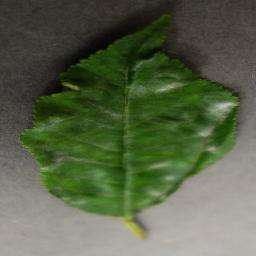
#> input picture frontend/samples/Cherry_including_sour_Powdery_mildew_950.jpg, 256 x 256 px
$ python -i vision.py   (imports and definitions only)
#> lines starting #> are read from the running program, lines starting #| are printed output that depends on the picture; after the words box and inside, x2 and y2 are one past the last pixel; in counts of white or black regions, pixels touching at a corner belong together
"""Classical computer-vision step: find the leaf and the diseased spots on it.

The classifier says *what* the disease is; this module says *where* it is, so
the frontend can draw the AR overlay (leaf outline + lesion patches) and
compute an infected-area severity score. It uses colour segmentation in HSV
and the Excess-Green index, so it needs no extra trained model.
"""
from __future__ import annotations

import cv2
import numpy as np

MAX_SIDE = 512


def _resize(img: np.ndarray) -> tuple[np.ndarray, float]:
    h, w = img.shape[:2]
#> h = 256; w = 256
    scale = MAX_SIDE / max(h, w)
#> scale = 2
    if scale >= 1:
        return img, 1.0
    return cv2.resize(img, (int(w * scale), int(h * scale)), interpolation=cv2.INTER_AREA), scale


def _largest_component(mask: np.ndarray) -> np.ndarray:
    n, labels, stats, _ = cv2.connectedComponentsWithStats(mask, connectivity=8)
    if n <= 1:
        return np.zeros_like(mask)
    idx = 1 + int(np.argmax(stats[1:, cv2.CC_STAT_AREA]))
    return np.where(labels == idx, 255, 0).astype(np.uint8)


def _fill_holes(mask: np.ndarray) -> np.ndarray:
    contours, _ = cv2.findContours(mask, cv2.RETR_EXTERNAL, cv2.CHAIN_APPROX_SIMPLE)
    filled = np.zeros_like(mask)
    cv2.drawContours(filled, contours, -1, 255, thickness=cv2.FILLED)
    return filled


def _polygon(contour: np.ndarray, w: int, h: int, eps: float) -> list[list[float]]:
    approx = cv2.approxPolyDP(contour, eps * cv2.arcLength(contour, True), True)
    return [[round(float(x) / w, 4), round(float(y) / h, 4)] for x, y in approx.reshape(-1, 2)]


def segment_leaf(img_rgb: np.ndarray) -> dict:
    """Return leaf/lesion masks and overlay geometry for an RGB uint8 image."""
    small, _ = _resize(img_rgb)
    h, w = small.shape[:2]
#> h = 256; w = 256
    blurred = cv2.GaussianBlur(small, (5, 5), 0)
    hsv = cv2.cvtColor(blurred, cv2.COLOR_RGB2HSV)
#> hsv: shape (256, 256, 3); mean H, S, V 30.9, 87.3, 99.9
    hue, sat, val = hsv[..., 0], hsv[..., 1], hsv[..., 2]
    r, g, b = (blurred[..., i].astype(np.int16) for i in range(3))

    # OpenCV hue runs 0-179: red ~0, yellow ~30, green ~60.
    # Healthy tissue: green hue, or Excess-Green index 2G-R-B clearly positive (not yellow).
    exg = 2 * g - r - b
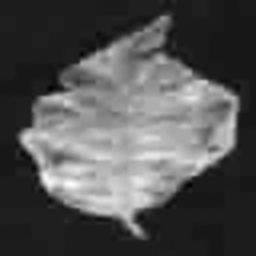
#> exg: shape (256, 256) int16; min -16, max 145, mean 36.8; drawn with min black and max white
    green = (hue >= 33) & (hue <= 95) & (((sat >= 40) & (val >= 40)) | (exg > 25))
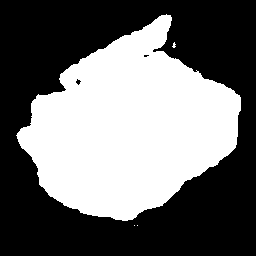
#> green: shape (256, 256) bool; 43% white; 4 white regions (3 under 20 px), largest, box (x1, y1, x2, y2) and area: (16, 14, 241, 221) 28138
    # Symptom tones: yellowing, tan/brown necrosis, rust, purple-red spots.
    tone = ((hue < 33) | (hue >= 165)) & (sat >= 35) & (val >= 50)
#> tone: shape (256, 256) bool; 12.8% white; 51 white regions (46 under 20 px), largest, box (x1, y1, x2, y2) and area: (0, 0, 146, 66) 4665, (173, 0, 256, 104) 3088, (119, 217, 149, 240) 356, (5, 69, 11, 78) 35, (150, 0, 157, 4) 22
    # Background model from the image border: pixels with the border's chroma
    # (including its shadows) are never grown into the leaf.
    lab = cv2.cvtColor(blurred, cv2.COLOR_RGB2LAB).astype(np.int16)
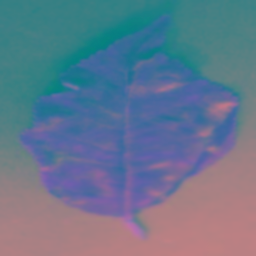
#> lab: shape (256, 256, 3) int16; mean R, G, B 100.7, 119.1, 141.6
    border = np.concatenate([lab[:6].reshape(-1, 3), lab[-6:].reshape(-1, 3),
                             lab[:, :6].reshape(-1, 3), lab[:, -6:].reshape(-1, 3)])
    a_bg, b_bg = np.median(border[:, 1]), np.median(border[:, 2])
#> a_bg = 128; b_bg = 131
    bg_like = np.hypot(lab[..., 1] - a_bg, lab[..., 2] - b_bg) < 9
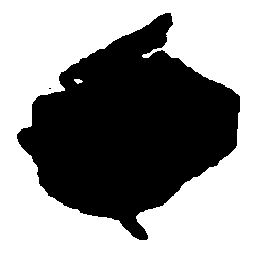
#> bg_like: shape (256, 256) bool; 56.7% white; 2 black regions (1 under 20 px), largest, box (x1, y1, x2, y2) and area: (17, 13, 240, 240) 28404
    # Dark necrotic spots and white powdery coating.
    dark = val < 60
#> dark: shape (256, 256) bool; 21.3% white; 37 white regions (27 under 20 px), largest, box (x1, y1, x2, y2) and area: (0, 0, 207, 119) 13114, (0, 28, 30, 49) 263, (210, 82, 239, 96) 94
    white = (sat < 40) & (val > 175)
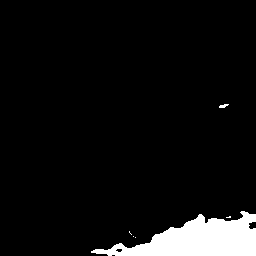
#> white: shape (256, 256) bool; 6.2% white; 6 white regions (4 under 20 px), largest, box (x1, y1, x2, y2) and area: (91, 211, 256, 256) 4041, (219, 104, 229, 108) 26

    kernel = cv2.getStructuringElement(cv2.MORPH_ELLIPSE, (7, 7))
    green_u8 = cv2.morphologyEx(green.astype(np.uint8) * 255, cv2.MORPH_OPEN, kernel)
#> green_u8: shape (256, 256); 42.9% white; 1 white region, box (x1, y1, x2, y2) and area: (17, 14, 241, 221) 28100
    core = _largest_component(green_u8)
#> in _largest_component, `n, labels, stats, _ = cv2.connectedComponentsWithStats(mask, connectiv..`: n = 2; stats = [[0, 0, 256, 256, 37436], [17, 14, 224, 207, 28100]]
#> in _largest_component, `idx = 1 + int(np.argmax(stats[1:, cv2.CC_STAT_AREA]))`: idx = 1
    empty = {"found": False, "leaf_polygon": [], "lesions": [], "bbox": None,
             "severity": 0.0}
    if core.sum() == 0 or (core > 0).mean() < 0.02:
        return empty

    # Grow the leaf to include symptom-coloured tissue touching the green core
    # (e.g. blighted margins), but not a brown table behind it.
    plant = cv2.morphologyEx(((green | (tone & ~bg_like)) * 255).astype(np.uint8), cv2.MORPH_CLOSE, kernel)
#> plant: shape (256, 256); 43.6% white; 2 white regions (1 under 20 px), largest, box (x1, y1, x2, y2) and area: (16, 14, 241, 240) 28570
    n, labels = cv2.connectedComponents(plant)
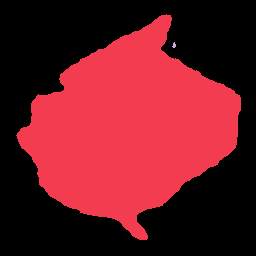
#> labels: shape (256, 256) int32; 3 distinct labels, from 0 to 2; one colour per label, 0 black
#> n = 3
    core_labels = np.unique(labels[core > 0])
#> core_labels = [1]
    core_labels = core_labels[core_labels > 0]
    grown = np.isin(labels, core_labels).astype(np.uint8) * 255
#> grown: shape (256, 256); 43.6% white; 1 white region
    core_filled = _fill_holes(cv2.morphologyEx(core, cv2.MORPH_CLOSE, kernel))
#> in _fill_holes, `contours, _ = cv2.findContours(mask, cv2.RETR_EXTERNAL, cv2.CHAIN_APPR..`: contours = 1 contour; box (x1, y1, x2, y2) and area: (17, 14, 241, 221) 27862
#> in _fill_holes, `contours, _ = cv2.findContours(mask, cv2.RETR_EXTERNAL, cv2.CHAIN_APPR..`: mask: shape (256, 256); 43% white; 1 white region
    touches_border = grown[0].mean() + grown[-1].mean() + grown[:, 0].mean() + grown[:, -1].mean()
#> touches_border = 0
    if (grown > 0).sum() > 3.0 * (core_filled > 0).sum() or touches_border > 2 * 255:
        leaf = core_filled
    else:
        leaf = _fill_holes(grown)
#> in _fill_holes (call 2), `contours, _ = cv2.findContours(mask, cv2.RETR_EXTERNAL, cv2.CHAIN_APPR..`: contours = 1 contour; box (x1, y1, x2, y2) and area: (16, 14, 241, 240) 28242

    leaf_area = int((leaf > 0).sum())
#> leaf_area = 28570
    if leaf_area / (h * w) < 0.02:
        return empty

    inner = cv2.erode(leaf, cv2.getStructuringElement(cv2.MORPH_ELLIPSE, (9, 9)))
#> inner: shape (256, 256); 39.1% white; 1 white region, box (x1, y1, x2, y2) and area: (21, 18, 237, 236) 25597
    lesion = ((tone | dark | white) & ~green & (inner > 0)).astype(np.uint8) * 255
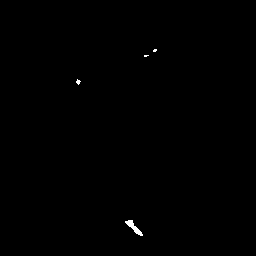
#> lesion: shape (256, 256); 0.21% white; 4 white regions (3 under 20 px), largest, box (x1, y1, x2, y2) and area: (125, 220, 143, 236) 101
    lesion = cv2.morphologyEx(lesion, cv2.MORPH_OPEN, cv2.getStructuringElement(cv2.MORPH_ELLIPSE, (3, 3)))
#> lesion: shape (256, 256); 0.19% white; 3 white regions (2 under 20 px)
    lesion = cv2.morphologyEx(lesion, cv2.MORPH_CLOSE, cv2.getStructuringElement(cv2.MORPH_ELLIPSE, (5, 5)))

    min_spot = max(6, int(leaf_area * 0.0005))
#> min_spot = 14
    contours, _ = cv2.findContours(lesion, cv2.RETR_EXTERNAL, cv2.CHAIN_APPROX_SIMPLE)
#> contours = 3 contours, 2 with area under 20; largest, box (x1, y1, x2, y2) and area: (125, 220, 143, 236) 78
    contours = [c for c in contours if cv2.contourArea(c) >= min_spot]
#> contours = 1 contour; box (x1, y1, x2, y2) and area: (125, 220, 143, 236) 78
    contours.sort(key=cv2.contourArea, reverse=True)
    lesion_area = sum(cv2.contourArea(c) for c in contours)
#> lesion_area = 77.5

    leaf_contours, _ = cv2.findContours(leaf, cv2.RETR_EXTERNAL, cv2.CHAIN_APPROX_SIMPLE)
#> leaf_contours = 1 contour; box (x1, y1, x2, y2) and area: (16, 14, 241, 240) 28242
    leaf_contour = max(leaf_contours, key=cv2.contourArea)
#> leaf_contour = contour of 341 points, box (x1, y1, x2, y2) (16, 14, 241, 240), area 28242
    x, y, bw, bh = cv2.boundingRect(leaf_contour)
#> x = 16; y = 14; bw = 225; bh = 226

    return {
        "found": True,
        "leaf_polygon": _polygon(leaf_contour, w, h, 0.004),
        "lesions": [_polygon(c, w, h, 0.006) for c in contours[:40]],
        "bbox": [round(x / w, 4), round(y / h, 4), round(bw / w, 4), round(bh / h, 4)],
        "severity": round(min(100.0, 100.0 * lesion_area / leaf_area), 1),
    }
#> in _polygon, `approx = cv2.approxPolyDP(contour, eps * cv2.arcLength(contour, True),..`: approx = contour of 23 points, box (x1, y1, x2, y2) (16, 14, 240, 240), area 28166


def crop_to_bbox(img_rgb: np.ndarray, bbox: list[float] | None, margin: float = 0.08) -> np.ndarray:
    """Crop the original image around the leaf so the classifier sees mostly leaf."""
    if not bbox:
        return img_rgb
    H, W = img_rgb.shape[:2]
    x, y, bw, bh = bbox
    x0 = max(0, int((x - margin) * W))
    y0 = max(0, int((y - margin) * H))
    x1 = min(W, int((x + bw + margin) * W))
    y1 = min(H, int((y + bh + margin) * H))
    if x1 - x0 < 32 or y1 - y0 < 32:
        return img_rgb
    return img_rgb[y0:y1, x0:x1]

>>> import cv2
>>> picture = cv2.cvtColor(cv2.imread('../../frontend/samples/Cherry_including_sour_Powdery_mildew_950.jpg'), cv2.COLOR_BGR2RGB)
>>> result = segment_leaf(picture)
#> result = 5 items
